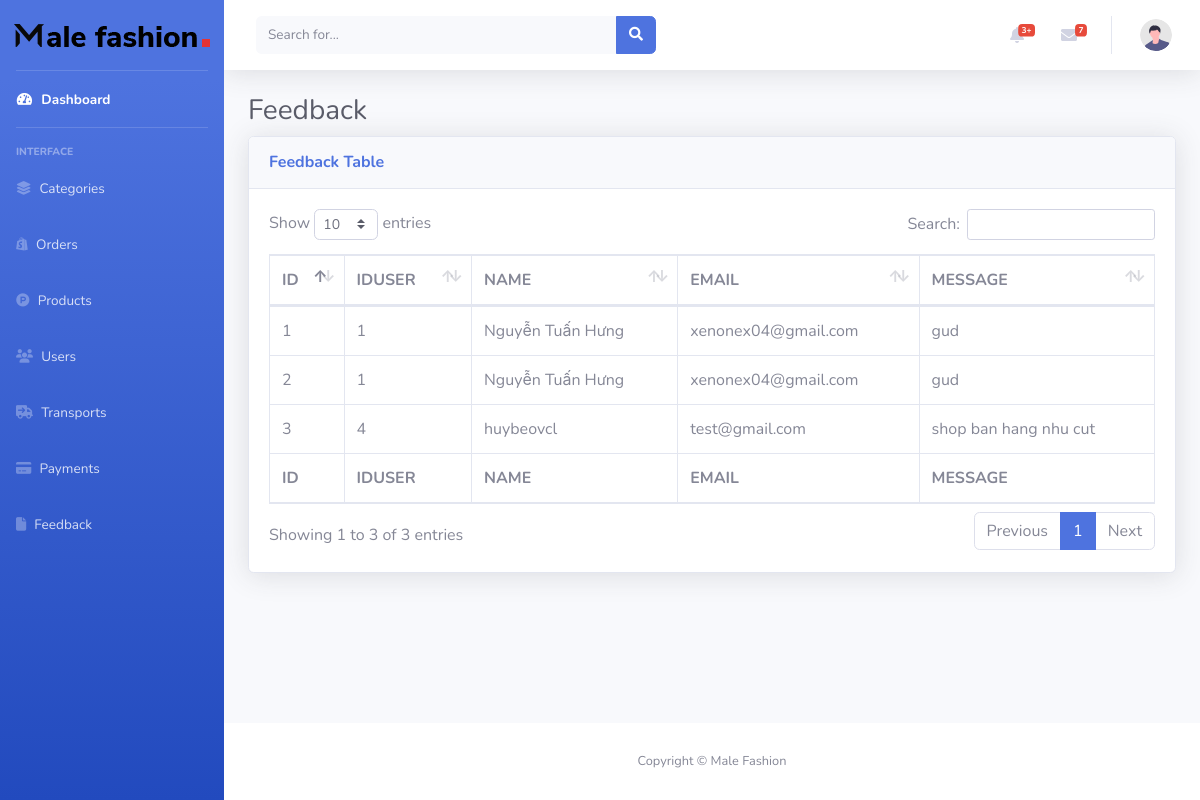
The app's page /admin-mau/Feedbacks.php with its own data.
### tables this page shows
CREATE TABLE `feedback` (
  `ID` int(11) NOT NULL,
  `IDUSER` int(11) DEFAULT NULL,
  `NAME` varchar(250) NOT NULL,
  `EMAIL` varchar(150) NOT NULL,
  `MESSAGE` text NOT NULL,
  `ISACTIVE` tinyint(4) DEFAULT 0
);

### admin-mau/Feedbacks.php (the view, shortened to what this page needs)
<?php
include('../db.php');
$sql = "SELECT ID, IDUSER, NAME, EMAIL, MESSAGE FROM feedback";
$result = $conn->query($sql);
?>
<!DOCTYPE html>
<html lang="en">
<head>
    <link rel="stylesheet" href="https://cdnjs.cloudflare.com/ajax/libs/font-awesome/6.6.0/css/all.min.css"
 />
    <link href="vendor/fontawesome-free/css/all.min.css" rel="stylesheet" type="text/css">
    <link href="css/sb-admin-2.min.css" rel="stylesheet">
    <link href="vendor/datatables/dataTables.bootstrap4.min.css" rel="stylesheet">
</head>
<body id="page-top">
    <div id="wrapper">
        <ul class="navbar-nav bg-gradient-primary sidebar sidebar-dark accordion" id="accordionSidebar">
            <a class="sidebar-brand d-flex align-items-center justify-content-center" href="../index.php"><img
                    src="../img/logo.png" alt="">
            </a>
            <hr class="sidebar-divider my-0">
            <li class="nav-item active">
                <a class="nav-link" href="index.php">
                    <i class="fas fa-fw fa-tachometer-alt"></i>
                    <span>Dashboard</span></a>
            </li>
            <hr class="sidebar-divider">
            <div class="sidebar-heading">
                Interface
            </div>
            <li class="nav-item">
                <a class="nav-link collapsed" href="../admin-mau/Category.php">
                    <i class="fa-solid fa-layer-group"></i>
                    <span>Categories</span>
                </a>
            </li>
            <li class="nav-item">
                <a class="nav-link collapsed" href="../admin-mau/Orders.php">
                    <i class="fa-brands fa-shopify"></i>
                    <span>Orders</span>
                </a>
            </li>
            <li class="nav-item">
                <a class="nav-link collapsed" href="../admin-mau/Products.php">
                    <i class="fa-brands fa-product-hunt"></i>
                    <span>Products</span>
                </a>
            </li>
            <li class="nav-item">
                <a class="nav-link" href="../admin-mau/Users.php">
                    <i class="fa-solid fa-users"></i>
                    <span>Users</span></a>
            </li>
            <li class="nav-item">
                <a class="nav-link" href="../admin-mau/Transports.php">
                    <i class="fa-solid fa-truck-arrow-right"></i>
                    <span>Transports</span></a>
            </li>
            <li class="nav-item">
                <a class="nav-link" href="../admin-mau/Payments.php">
                    <i class="fa-solid fa-credit-card"></i>
                    <span>Payments</span></a>
            </li>
            <li class="nav-item">
                <a class="nav-link" href="../admin-mau/Feedbacks.php">
                    <i class="fa-solid fa-file"></i>
                    <span>Feedback</span></a>
            </li>
        </ul>
        <div id="content-wrapper" class="d-flex flex-column">
            <div id="content">
                <nav class="navbar navbar-expand navbar-light bg-white topbar mb-4 static-top shadow">
                    <form
                        class="d-none d-sm-inline-block form-inline mr-auto ml-md-3 my-2 my-md-0 mw-100 navbar-search">
                        <div class="input-group">
                            <input type="text" class="form-control bg-light border-0 small" placeholder="Search for..."
                                aria-label="Search" aria-describedby="basic-addon2">
                            <div class="input-group-append">
                                <button class="btn btn-primary" type="button">
                                    <i class="fas fa-search fa-sm"></i>
                                </button>
                            </div>
                        </div>
                    </form>
                    <ul class="navbar-nav ml-auto">
                        <li class="nav-item dropdown no-arrow mx-1">
                            <a class="nav-link dropdown-toggle" href="#" id="alertsDropdown" role="button"
                                data-toggle="dropdown" aria-haspopup="true" aria-expanded="false">
                                <i class="fas fa-bell fa-fw"></i>
                                <span class="badge badge-danger badge-counter">3+</span>
                            </a>
                        </li>
                        <li class="nav-item dropdown no-arrow mx-1">
                            <a class="nav-link dropdown-toggle" href="#" id="messagesDropdown" role="button"
                                data-toggle="dropdown" aria-haspopup="true" aria-expanded="false">
                                <i class="fas fa-envelope fa-fw"></i>
                                <span class="badge badge-danger badge-counter">7</span>
                            </a>
                        </li>
                        <li class="nav-item dropdown no-arrow">
                            <a class="nav-link dropdown-toggle" href="#" id="userDropdown" role="button" data-toggle="dropdown" aria-haspopup="true" aria-expanded="false">
                                <img class="img-profile rounded-circle" src="img/undraw_profile.svg">
                            </a>
                        </li>
                    </ul>
                </nav>
                <div class="container-fluid">
                    <h1 class="h3 mb-2 text-gray-800">Feedback</h1>
                    <div class="card shadow mb-4">
                        <div class="card-header py-3">
                            <h6 class="m-0 font-weight-bold text-primary">Feedback Table</h6>
                        </div>
                        <div class="card-body">
                            <div class="table-responsive">
                                <table class="table table-bordered" id="dataTable" width="100%" cellspacing="0">
                                    <thead>
                                        <tr>
                                            <th>ID</th>
                                            <th>IDUSER</th>
                                            <th>NAME</th>
                                            <th>EMAIL</th>
                                            <th>MESSAGE</th>
                                        </tr>
                                    </thead>
                                    <tfoot>
                                        <tr>
                                            <th>ID</th>
                                            <th>IDUSER</th>
                                            <th>NAME</th>
                                            <th>EMAIL</th>
                                            <th>MESSAGE</th>
                                        </tr>
                                    </tfoot>
                                    <tbody>
                                        <?php
                                        if ($result->num_rows > 0) {
                                            while ($row = $result->fetch_assoc()) {
                                                echo "<tr>";
                                                echo "<td>{$row['ID']}</td>";
                                                echo "<td>{$row['IDUSER']}</td>";
                                                echo "<td>{$row['NAME']}</td>";
                                                echo "<td>{$row['EMAIL']}</td>";
                                                echo "<td>{$row['MESSAGE']}</td>";
                                                echo "</tr>";
                                            }
                                        } else {
                                            echo "<tr><td colspan='6'>No feedback found</td></tr>";
                                        }
                                        ?>
                                    </tbody>
                                </table>
                            </div>
                        </div>
                    </div>
                </div>
            </div>
            <footer class="sticky-footer bg-white">
                <div class="container my-auto">
                    <div class="copyright text-center my-auto">
                        <span>Copyright &copy; Male Fashion</span>
                    </div>
                </div>
            </footer>
        </div>
    </div>
</body>
</html>

### records on screen
feedback: ID "1", IDUSER "1", NAME "Nguyễn Tuấn Hưng", EMAIL "xenonex04@gmail.com", MESSAGE "gud"
feedback: ID "2", IDUSER "1", NAME "Nguyễn Tuấn Hưng", EMAIL "xenonex04@gmail.com", MESSAGE "gud"
feedback: ID "3", IDUSER "4", NAME "huybeovcl", EMAIL "test@gmail.com", MESSAGE "shop ban hang nhu cut"
